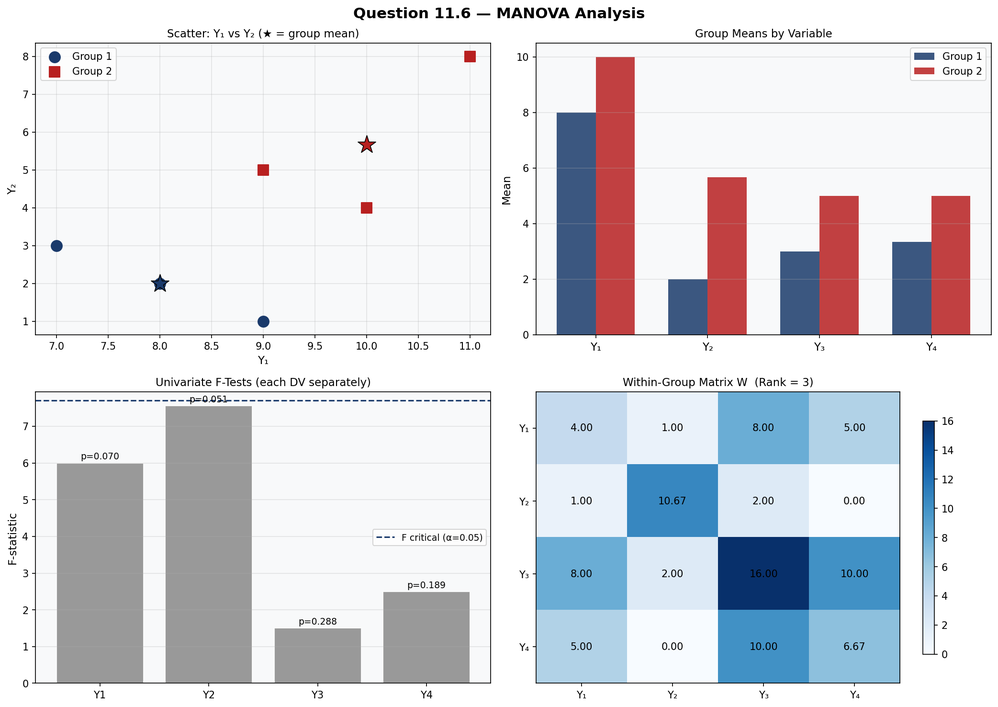
#> input picture q116_plots/q116_results.png, 998 x 707 px, shrunk from 2085 x 1476 before the run
$ python generate_q116_pdf.py
#> lines starting #> are read from the running program, lines starting #| are printed output that depends on the picture
"""
Generates an academic-style PDF report for Question 11.6 — MANOVA small sample
"""
import matplotlib
matplotlib.use("Agg")
import matplotlib.pyplot as plt
import matplotlib.patches as mpatches
from matplotlib.patches import Rectangle
from matplotlib.backends.backend_pdf import PdfPages
import matplotlib.image as mpimg
import pickle, numpy as np, os

with open("q116_results.pkl","rb") as f:
#> (reads q116_results.pkl from the repository)
    R = pickle.load(f)

# ── Academic palette ──────────────────────────────────────────────
BLACK  = "#111111"; DARK   = "#222222"; MID  = "#444444"
GREY   = "#666666"; LGREY  = "#999999"; RULE = "#CCCCCC"
BGLIGHT= "#F5F7FA"; BGBOX  = "#EEF2F6"; WHITE= "#FFFFFF"
ACCENT = "#1A3A6B"; ACCENT2= "#2E6DA4"
RED2   = "#B82020"; GREEN2 = "#1A6B35"; AMBER= "#B87020"

W_pg, H_pg = 11.0, 8.5
SERIF = "DejaVu Serif"
pages = []
TOTAL_PAGES = 5

def new_page():
    fig = plt.figure(figsize=(W_pg, H_pg), facecolor=WHITE)
    ax  = fig.add_axes([0,0,1,1], facecolor=WHITE)
    ax.set_xlim(0,W_pg); ax.set_ylim(0,H_pg); ax.axis("off")
    ax.add_patch(Rectangle((0.5, H_pg-0.35), W_pg-1.0, 0.028, facecolor=ACCENT, lw=0))
    ax.add_patch(Rectangle((0.5, 0.32),      W_pg-1.0, 0.028, facecolor=ACCENT, lw=0))
    return fig, ax

def pnum(ax, n, tot):
    ax.text(W_pg/2, 0.18, f"— {n} —", color=LGREY, fontsize=8.5,
            ha="center", va="center", family=SERIF)
    ax.text(W_pg-0.5, 0.18, f"of {tot}", color=LGREY, fontsize=7.5,
            ha="right",  va="center", family=SERIF)

def section(ax, label, x, y, w=10.0):
    ax.add_patch(Rectangle((x, y-0.02), w, 0.38, facecolor=BGLIGHT, lw=0))
    ax.add_patch(Rectangle((x, y-0.02), 0.06, 0.38, facecolor=ACCENT, lw=0))
    ax.text(x+0.18, y+0.17, label, color=ACCENT, fontsize=12,
            fontweight="bold", va="center", family=SERIF)

def body(ax, text, x, y, fs=9.5, color=DARK, ls=1.6, w=9.5):
    ax.text(x, y, text, color=color, fontsize=fs, va="top",
            family=SERIF, multialignment="left", linespacing=ls)

def hline(ax, y, x0=0.5, x1=10.5):
    ax.add_patch(Rectangle((x0, y), x1-x0, 0.012, facecolor=RULE, lw=0))

def table_hdr(ax, col_x, col_w, hdrs, y0, row_h=0.34):
    for j,(h,cw) in enumerate(zip(hdrs, col_w)):
        ax.add_patch(Rectangle((col_x[j], y0-0.01), cw, row_h, facecolor=ACCENT, lw=0))
        ax.add_patch(Rectangle((col_x[j], y0-0.01), cw, row_h,
                                facecolor="none", edgecolor=RULE, lw=0.6))
        ax.text(col_x[j]+cw/2, y0+row_h/2-0.01, h, color=WHITE,
                fontsize=8.5, ha="center", va="center",
                family=SERIF, fontweight="bold")

def table_row(ax, col_x, col_w, vals, y0, row_h=0.34,
              shade=False, vcols=None):
    bg = BGBOX if shade else WHITE
    for j,(val,cw) in enumerate(zip(vals, col_w)):
        ax.add_patch(Rectangle((col_x[j], y0), cw, row_h, facecolor=bg, lw=0))
        ax.add_patch(Rectangle((col_x[j], y0), cw, row_h,
                                facecolor="none", edgecolor=RULE, lw=0.6))
        vc = vcols[j] if vcols else DARK
        ax.text(col_x[j]+cw/2, y0+row_h/2, val, color=vc,
                fontsize=8.8, ha="center", va="center", family=SERIF)

def embed(fig, path, rect):
    if os.path.exists(path):
        iax = fig.add_axes(rect); iax.set_axis_off()
        iax.imshow(mpimg.imread(path), aspect="auto")

# ════════════════════════════════════════════════════════════════
# PAGE 1 — TITLE
# ════════════════════════════════════════════════════════════════
fig, ax = new_page()
ax.add_patch(Rectangle((0.5, H_pg-2.2), W_pg-1.0, 1.75, facecolor=ACCENT, lw=0))
ax.text(W_pg/2, H_pg-0.75, "MULTIVARIATE STATISTICS",
        color=WHITE, fontsize=11, ha="center", va="center",
        family=SERIF, style="italic")
ax.text(W_pg/2, H_pg-1.2, "Homework Solutions — Question 11.6",
        color=WHITE, fontsize=26, fontweight="bold", ha="center",
        va="center", family=SERIF)
ax.text(W_pg/2, H_pg-1.78,
        "MANOVA with Small Sample: Problem Identification and Rectification",
        color="#B8D0F0", fontsize=12, ha="center", va="center", family=SERIF)

hline(ax, H_pg-2.98)

info = [
    ("Author",     "Lana Jalal Gidan"),
    ("Email",      "lgidan@binghamton.edu"),
    ("Department", "Systems Science and Industrial Engineering"),
    ("University", "Binghamton University"),
    ("Course",     "Multivariate Statistics"),
    ("Date",       "April 2026"),
]
for i,(k,v) in enumerate(info):
    y = H_pg-3.45-i*0.45
    ax.text(2.8, y, f"{k}:", color=LGREY, fontsize=10, ha="right",
            va="center", family=SERIF, style="italic")
    ax.text(3.0, y, v,       color=DARK,  fontsize=10, ha="left",
            va="center", family=SERIF)

hline(ax, H_pg-6.2)

# summary boxes
boxes = [
    ("n = 6","Total observations\n(3 per group)",   ACCENT),
    ("p = 4","Dependent variables\n(Y₁, Y₂, Y₃, Y₄)",AMBER),
    ("g = 2","Groups",                               GREEN2),
    ("Rank W = 3","Within-group matrix\nrank-deficient",RED2),
]
for i,(val,lbl,col) in enumerate(boxes):
    x = 1.0 + i*2.5
    ax.add_patch(Rectangle((x, H_pg-7.5), 2.2, 1.1, facecolor=BGBOX, lw=0))
    ax.add_patch(Rectangle((x, H_pg-6.45),2.2, 0.06,facecolor=col, lw=0))
    ax.text(x+1.1, H_pg-6.95, val, color=col,  fontsize=16, fontweight="bold",
            ha="center", va="center", family=SERIF)
    ax.text(x+1.1, H_pg-7.3,  lbl, color=GREY, fontsize=9,
            ha="center", va="center", family=SERIF, multialignment="center")

pnum(ax, 1, TOTAL_PAGES); pages.append(fig)

# ════════════════════════════════════════════════════════════════
# PAGE 2 — DATA + MATRICES
# ════════════════════════════════════════════════════════════════
fig, ax = new_page()
ax.text(0.5, H_pg-0.6, "Question 11.6   Data, Group Means, and SSCP Matrices",
        color=ACCENT, fontsize=14, fontweight="bold", family=SERIF)
hline(ax, H_pg-0.75)

section(ax, "11.6.1   Raw Data", 0.5, H_pg-1.28)
# Data table
col_x = [0.5,1.9,3.1,4.3,5.5,6.9]; col_w=[1.4,1.2,1.2,1.2,1.4,1.6]
table_hdr(ax, col_x, col_w, ["Obs.","Y₁","Y₂","Y₃","Y₄","Group"], H_pg-1.84)
raw = [(1,7,3,1,2,1),(2,8,2,3,3,1),(3,9,1,5,5,1),
       (4,9,5,3,4,2),(5,10,4,5,5,2),(6,11,8,7,6,2)]
for i,row in enumerate(raw):
    gcol = ACCENT if row[5]==1 else RED2
    table_row(ax, col_x, col_w,
              [str(v) for v in row], H_pg-2.18-i*0.33,
              shade=(i%2==0),
              vcols=[DARK,DARK,DARK,DARK,DARK,gcol])

section(ax, "11.6.2   Group Means and Grand Mean", 0.5, H_pg-4.18)
col_xm=[0.5,2.3,3.9,5.5,7.1]; col_wm=[1.8,1.6,1.6,1.6,1.6]
table_hdr(ax, col_xm, col_wm, ["","Ȳ₁","Ȳ₂","Ȳ₃","Ȳ₄"], H_pg-4.74)
m1 = R["means"][1]; m2 = R["means"][2]; gm = R["grand_mean"]
for i,(lbl,m) in enumerate([("Group 1", m1),("Group 2", m2),("Grand Mean", gm)]):
    table_row(ax, col_xm, col_wm,
              [lbl] + [f"{v:.4f}" for v in m],
              H_pg-5.08-i*0.34, shade=(i%2==0))

section(ax, "11.6.3   Within-Group Matrix W and Between-Group Matrix B", 0.5, H_pg-6.08)

W = np.array(R["W"]); B = np.array(R["B"])
ax.text(0.5, H_pg-6.65, "Within-Group Matrix W:", color=ACCENT2,
        fontsize=10, fontweight="bold", family=SERIF)
ax.text(5.8, H_pg-6.65, "Between-Group Matrix B:", color=ACCENT2,
        fontsize=10, fontweight="bold", family=SERIF)
col_xw=[0.5,1.8,2.9,4.0,5.1]; col_ww=[1.3,1.1,1.1,1.1,0.5]
col_xb=[5.8,7.1,8.2,9.3,10.4]; col_wb=[1.3,1.1,1.1,1.1,0.2]
row_labels=["Y₁","Y₂","Y₃","Y₄"]
for j,lbl in enumerate(["","Y₁","Y₂","Y₃","Y₄"]):
    ax.add_patch(Rectangle((col_xw[j],H_pg-7.02),col_ww[j],0.3,facecolor=ACCENT,lw=0))
    ax.add_patch(Rectangle((col_xw[j],H_pg-7.02),col_ww[j],0.3,facecolor="none",edgecolor=RULE,lw=0.6))
    ax.text(col_xw[j]+col_ww[j]/2,H_pg-6.87,lbl,color=WHITE,fontsize=8.5,ha="center",
            va="center",family=SERIF,fontweight="bold")
    ax.add_patch(Rectangle((col_xb[j],H_pg-7.02),col_wb[j],0.3,facecolor=ACCENT,lw=0))
    ax.add_patch(Rectangle((col_xb[j],H_pg-7.02),col_wb[j],0.3,facecolor="none",edgecolor=RULE,lw=0.6))
    if j < len(row_labels):
        ax.text(col_xb[j]+col_wb[j]/2,H_pg-6.87,["","Y₁","Y₂","Y₃","Y₄"][j],
                color=WHITE,fontsize=8.5,ha="center",va="center",family=SERIF,fontweight="bold")
for i in range(4):
    yr = H_pg-7.32-i*0.3
    bg = BGBOX if i%2==0 else WHITE
    # W
    ax.add_patch(Rectangle((col_xw[0],yr),col_ww[0],0.29,facecolor=ACCENT2,lw=0))
    ax.add_patch(Rectangle((col_xw[0],yr),col_ww[0],0.29,facecolor="none",edgecolor=RULE,lw=0.6))
    ax.text(col_xw[0]+col_ww[0]/2,yr+0.14,row_labels[i],color=WHITE,fontsize=8.5,
            ha="center",va="center",family=SERIF,fontweight="bold")
    for j in range(4):
        ax.add_patch(Rectangle((col_xw[j+1],yr),col_ww[j+1],0.29,facecolor=bg,lw=0))
        ax.add_patch(Rectangle((col_xw[j+1],yr),col_ww[j+1],0.29,facecolor="none",edgecolor=RULE,lw=0.6))
        ax.text(col_xw[j+1]+col_ww[j+1]/2,yr+0.14,f"{W[i,j]:.2f}",color=DARK,
                fontsize=8.5,ha="center",va="center",family=SERIF)
    # B
    ax.add_patch(Rectangle((col_xb[0],yr),col_wb[0],0.29,facecolor=ACCENT2,lw=0))
    ax.add_patch(Rectangle((col_xb[0],yr),col_wb[0],0.29,facecolor="none",edgecolor=RULE,lw=0.6))
    ax.text(col_xb[0]+col_wb[0]/2,yr+0.14,row_labels[i],color=WHITE,fontsize=8.5,
            ha="center",va="center",family=SERIF,fontweight="bold")
    for j in range(3):
        ax.add_patch(Rectangle((col_xb[j+1],yr),col_wb[j+1],0.29,facecolor=bg,lw=0))
        ax.add_patch(Rectangle((col_xb[j+1],yr),col_wb[j+1],0.29,facecolor="none",edgecolor=RULE,lw=0.6))
        ax.text(col_xb[j+1]+col_wb[j+1]/2,yr+0.14,f"{B[i,j]:.2f}",color=DARK,
                fontsize=8.5,ha="center",va="center",family=SERIF)

pnum(ax, 2, TOTAL_PAGES); pages.append(fig)

# ════════════════════════════════════════════════════════════════
# PAGE 3 — PROBLEM IDENTIFICATION
# ════════════════════════════════════════════════════════════════
fig, ax = new_page()
ax.text(0.5, H_pg-0.6, "Question 11.6   MANOVA Results and Problem Identification",
        color=ACCENT, fontsize=14, fontweight="bold", family=SERIF)
hline(ax, H_pg-0.75)

section(ax, "11.6.4   MANOVA Test Results (Full Model, p = 4)", 0.5, H_pg-1.28)

wl = R["wilks_lambda"]; rk = R["rank_W"]
det_W = R["det_W"]; det_T = R["det_T"]
col_xr=[0.5,4.5,7.0,9.2]; col_wr=[4.0,2.5,2.2,1.4]
table_hdr(ax, col_xr, col_wr, ["Quantity","Value","Formula","df"],H_pg-1.84)
manova_rows=[
    ("Rank of W (within-group matrix)",f"{rk}  ← singular!","rank(W)",f"should = {R['p']}"),
    ("det(W)",f"{det_W:.6f}","det(E)","—"),
    ("det(T)",f"{det_T:.6f}","det(E+H)","—"),
    ("Wilks' Lambda  Λ","0.000000  ← degenerate","det(W)/det(T)","—"),
    ("df₂ = n − g − p + 1",f"{R['df2']}  (should be > 0)","exact formula","—"),
    ("F-approximation","INVALID — df₂ = 1","F(p, df₂)","p=4, df₂=1"),
]
for i,row in enumerate(manova_rows):
    vc2 = RED2 if ("singular" in row[1] or "degenerate" in row[1] or "INVALID" in row[1]) else DARK
    table_row(ax, col_xr, col_wr, row,
              H_pg-2.18-i*0.34, shade=(i%2==0),
              vcols=[DARK, vc2, GREY, GREY])

section(ax, "11.6.5   Identification of the Problem", 0.5, H_pg-4.3)
ax.add_patch(Rectangle((0.5, H_pg-4.88), 10.0, 1.6, facecolor="#FEF3E2", lw=0))
ax.add_patch(Rectangle((0.5, H_pg-4.88), 0.06, 1.6, facecolor=AMBER,    lw=0))
body(ax,
     "The fundamental problem is that the sample size is too small relative to the number of "
     "dependent variables.\n\n"
     "MANOVA requires: n − g  >  p  (within-group degrees of freedom must exceed the number of DVs)\n\n"
     "Here:  n − g  =  6 − 2  =  4,   p  =  4   ⟹   4 > 4  is FALSE\n\n"
     "Consequences:\n"
     "  (1)  The within-group matrix W is rank-deficient (rank 3 instead of 4); its determinant = 0.\n"
     "  (2)  Wilks' Lambda = det(W)/det(T) = 0 — a degenerate result, not a true test statistic.\n"
     "  (3)  The denominator degrees of freedom df₂ = n − g − p + 1 = 1 makes the F-test "
     "essentially powerless.\n"
     "  (4)  Statistical conclusions drawn from this analysis are unreliable and "
     "not generalizable.",
     0.55, H_pg-5.0, fs=9.5, color=DARK)

section(ax, "11.6.6   Eigenvalues of W (Confirming Singularity)", 0.5, H_pg-6.62)
col_xe=[0.5,2.8,5.0,7.2]; col_we=[2.3,2.2,2.2,3.3]
table_hdr(ax, col_xe, col_we, ["Eigenvalue","Value","Non-zero?","Interpretation"], H_pg-7.18)
eigs = R["eig_W"]
interps=["Non-zero — valid variance dimension",
         "Non-zero — valid variance dimension",
         "Near-zero — minimal variance",
         "Exactly zero — SINGULAR (confirms rank deficiency)"]
for i,(e,interp) in enumerate(zip(eigs,interps)):
    vc = RED2 if e < 0.001 else DARK
    yn = "No  " if e < 0.001 else "Yes "
    yc = RED2 if e < 0.001 else GREEN2
    table_row(ax, col_xe, col_we,
              [f"λ{i+1}", f"{e:.6f}", yn, interp],
              H_pg-7.52-i*0.34, shade=(i%2==0),
              vcols=[DARK, vc, yc, GREY])

pnum(ax, 3, TOTAL_PAGES); pages.append(fig)

# ════════════════════════════════════════════════════════════════
# PAGE 4 — REMEDIES + UNIVARIATE + REDUCED MANOVA
# ════════════════════════════════════════════════════════════════
fig, ax = new_page()
ax.text(0.5, H_pg-0.6, "Question 11.6   How to Rectify the Problem",
        color=ACCENT, fontsize=14, fontweight="bold", family=SERIF)
hline(ax, H_pg-0.75)

section(ax, "11.6.7   Recommended Remedies", 0.5, H_pg-1.28)
remedies = [
    ("A", "Increase Sample Size",
     "Collect more observations so that n − g > p.  The minimum requirement is n > g + p = 6,\n"
     "but a practical rule of thumb is at least 10 × p observations per group (i.e., 40+ per group,\n"
     "80+ total). This is the most statistically principled remedy."),
    ("B", "Reduce Number of DVs",
     "Use a subset of p′ < p dependent variables such that n − g > p′.  For example, using\n"
     "only Y₁ and Y₂ gives p′ = 2, and n − g = 4 > 2 (ok).  Variable selection should be guided\n"
     "by theory, not by which variables give significant results (to avoid data dredging)."),
    ("C", "Dimension Reduction via PCA",
     "Apply Principal Component Analysis to Y₁–Y₄ first, retaining fewer components\n"
     "(e.g., 2 components) that explain most of the variance.  Then run MANOVA on the\n"
     "component scores.  This preserves information while satisfying n − g > p."),
    ("D", "Univariate ANOVAs",
     "Run separate one-way ANOVAs for each dependent variable.  While this approach ignores\n"
     "the multivariate structure and inflates Type I error, it remains valid for each DV\n"
     "individually when MANOVA is infeasible.  Apply Bonferroni correction for multiple tests."),
]
y_box = H_pg-1.82
for opt,title,desc in remedies:
    ax.add_patch(Rectangle((0.5, y_box), 10.0, 1.1, facecolor=BGBOX, lw=0))
    ax.add_patch(Rectangle((0.5, y_box), 0.45, 1.1, facecolor=ACCENT, lw=0))
    ax.text(0.72, y_box+0.72, opt, color=WHITE, fontsize=13, fontweight="bold",
            ha="center", va="center", family=SERIF)
    ax.text(1.1, y_box+0.88, f"Option {opt}: {title}",
            color=ACCENT, fontsize=10.5, fontweight="bold", family=SERIF)
    ax.text(1.1, y_box+0.55, desc, color=DARK, fontsize=8.8, va="top",
            family=SERIF, linespacing=1.5)
    y_box -= 1.15

section(ax, "11.6.8   Remedy B Applied: MANOVA with p=2 (Y₁, Y₂ only)", 0.5, H_pg-6.7)
col_xb2=[0.5,3.5,5.4,7.2,9.0]; col_wb2=[3.0,1.9,1.8,1.8,1.5]
table_hdr(ax, col_xb2, col_wb2,
          ["Quantity","Value","df₁","df₂","p-value"], H_pg-7.26)
sig_str = "p = 0.1277 (Not sig. at α=0.05)"
table_row(ax, col_xb2, col_wb2,
          ["Wilks' Lambda (Y₁,Y₂)", f"{R['wl2']:.6f}", "2",
           "3", f"{R['pv2']:.4f}"],
          H_pg-7.6, shade=True,
          vcols=[DARK,DARK,DARK,DARK,
                 RED2 if R["pv2"]<0.05 else GREY])
body(ax,
     f"F(2, 3) = {R['F2']:.4f},  p = {R['pv2']:.4f}.  With only p=2 DVs the test is now "
     "technically valid (df₂ = 3 > 0), but the result is not significant — reflecting the\n"
     "very small sample size and low power.",
     0.5, H_pg-8.0, fs=9.5, color=GREY)

pnum(ax, 4, TOTAL_PAGES); pages.append(fig)

# ════════════════════════════════════════════════════════════════
# PAGE 5 — FIGURES + UNIVARIATE TABLE + SUMMARY
# ════════════════════════════════════════════════════════════════
fig, ax = new_page()
ax.text(0.5, H_pg-0.6, "Question 11.6   Figures and Univariate ANOVA Summary",
        color=ACCENT, fontsize=14, fontweight="bold", family=SERIF)
hline(ax, H_pg-0.75)

body(ax,
     "Figure 11.6: (Top-left) Scatter of Y₁ vs Y₂ by group.  "
     "(Top-right) Group means by variable.  "
     "(Bottom-left) Univariate F-statistics per variable.  "
     "(Bottom-right) Heatmap of within-group matrix W with rank annotation.",
     0.5, H_pg-1.02, fs=9.5, color=GREY)
embed(fig, "q116_plots/q116_results.png", [0.04, 0.36, 0.93, 0.53])
ax.add_patch(Rectangle((0.4, 0.38+2.62), W_pg-0.8, 4.5,
                        facecolor="none", edgecolor=RULE, lw=0.8))

section(ax, "11.6.9   Univariate ANOVA (Remedy D)", 0.5, H_pg-1.22)
col_xu=[0.5,2.0,3.8,5.6,7.4,9.2]; col_wu=[1.5,1.8,1.8,1.8,1.8,1.4]
table_hdr(ax, col_xu, col_wu,
          ["Variable","F(1,4)","p-value","Bonf. threshold","Significant?","Direction"],
          H_pg-1.78)
univ = R["univ_results"]
dirs=["G2 > G1","G2 > G1","G2 > G1","G2 > G1"]
for i,(r,d) in enumerate(zip(univ,dirs)):
    sig_b = r["p"] < (0.05/4)
    table_row(ax, col_xu, col_wu,
              [r["var"], f"{r['F']:.4f}", f"{r['p']:.4f}",
               "0.0125", "Yes*" if sig_b else "No", d],
              H_pg-2.12-i*0.34, shade=(i%2==0),
              vcols=[DARK,DARK,DARK,GREY,
                     RED2 if sig_b else DARK, GREY])

section(ax, "11.6.10   Conclusion and Summary", 0.5, H_pg-3.52)
ax.add_patch(Rectangle((0.5, H_pg-4.1), 10.0, 0.5, facecolor=BGLIGHT, lw=0))
ax.add_patch(Rectangle((0.5, H_pg-4.1), 0.06, 0.5, facecolor=ACCENT,  lw=0))
body(ax,
     "The MANOVA cannot be validly executed in its standard form because the within-group matrix W is "
     "rank-deficient\n(rank 3 instead of 4), yielding Wilks' Lambda = 0 and a degenerate F-test with "
     "df₂ = 1.  The root cause is an\ninadequate sample size: n − g = 4 does not exceed p = 4.  "
     "Univariate ANOVAs show marginal trends for Y₁ (p=0.071) and\nY₂ (p=0.051), consistent with "
     "group separation, but none survive Bonferroni correction (α = 0.0125).  The primary\n"
     "remedy is to collect a substantially larger sample (≥ 40 per group); alternatively, "
     "reduce p to 2 or apply PCA\nbefore running MANOVA.",
     0.55, H_pg-4.18, fs=9.5, color=DARK)

pnum(ax, 5, TOTAL_PAGES); pages.append(fig)

# ════════════════════════════════════════════════════════════════
# SAVE
# ════════════════════════════════════════════════════════════════
out = "Q116_Solutions.pdf"
with PdfPages(out) as pdf:
    for f in pages:
        pdf.savefig(f, bbox_inches="tight", dpi=150, facecolor=f.get_facecolor())
        plt.close(f)
#> this loop made 5 passes
#> pass 1, `pdf.savefig(f, bbox_inches="tight", dpi=150, facecolor=f.get_facecolor..`:
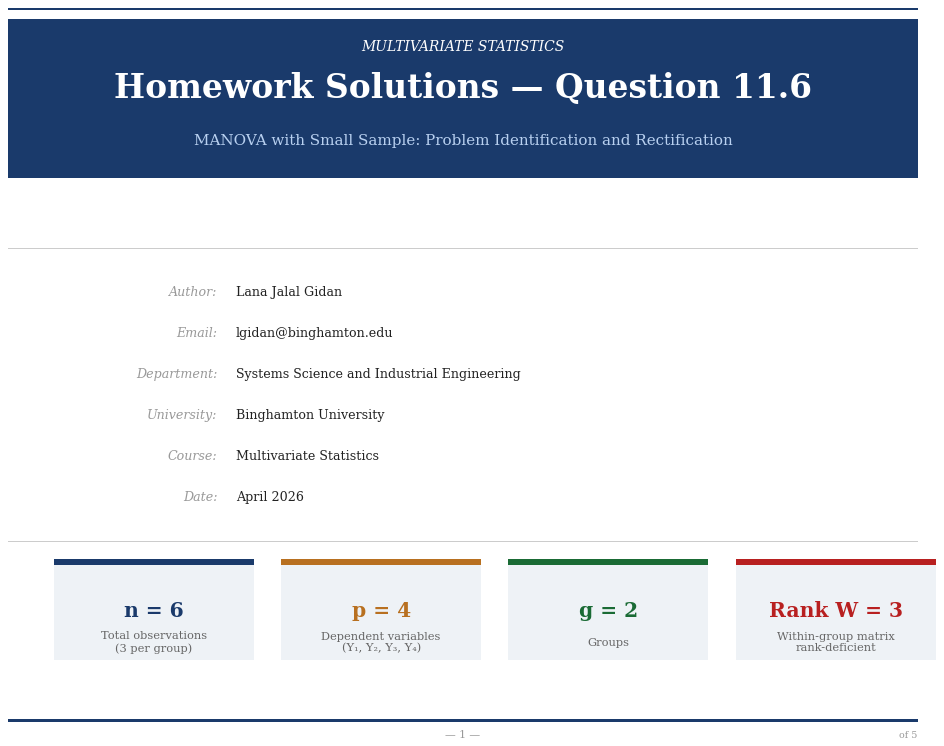
#> figure drawn by matplotlib, 1 panel
#> pass 1, `plt.close(f)`:
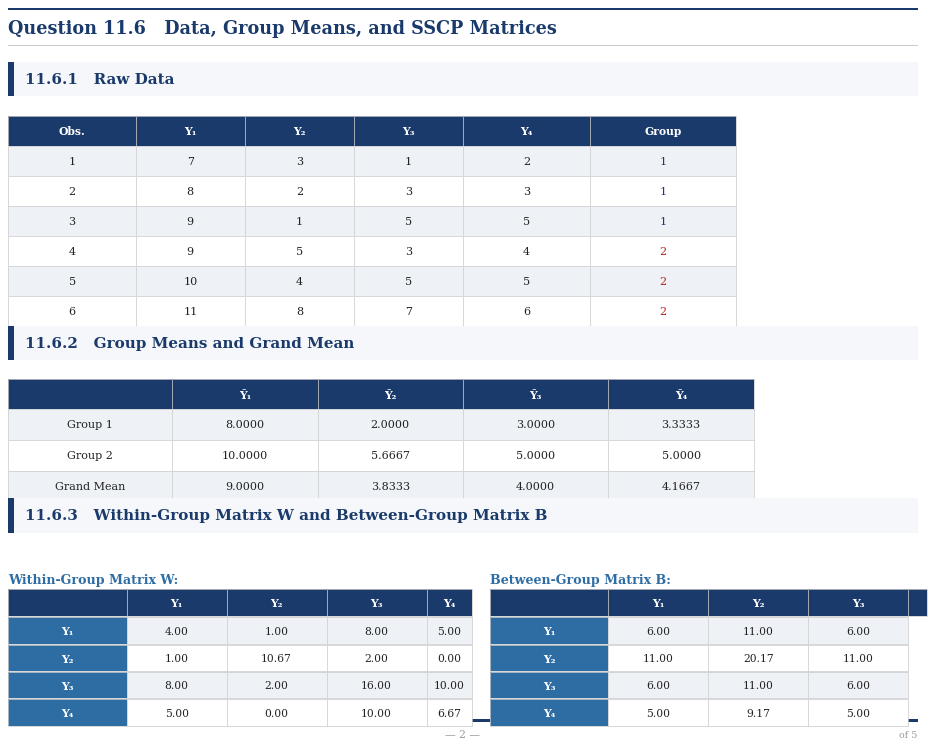
#> figure drawn by matplotlib, 1 panel
#> pass 1, `plt.close(f)`:
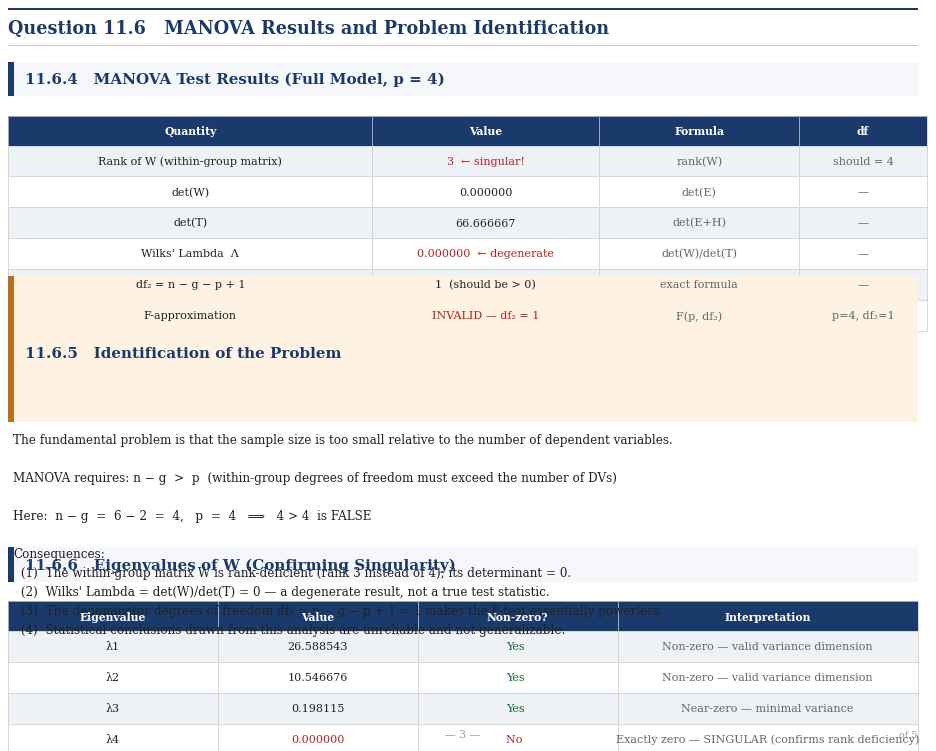
#> figure drawn by matplotlib, 1 panel
#> (the rest of the program and of its run is left out)
